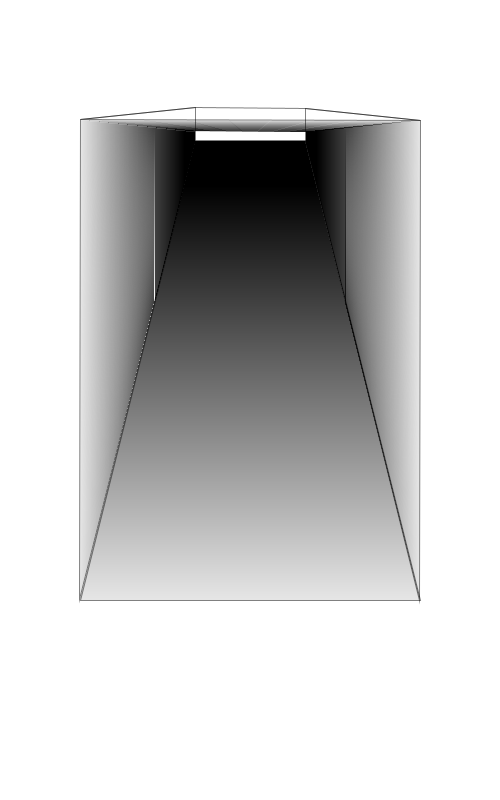
Frame 1 (no input)
Frame 60 (the mouse pressed at the canvas centre just before this capture): identical to frame 1, image omitted
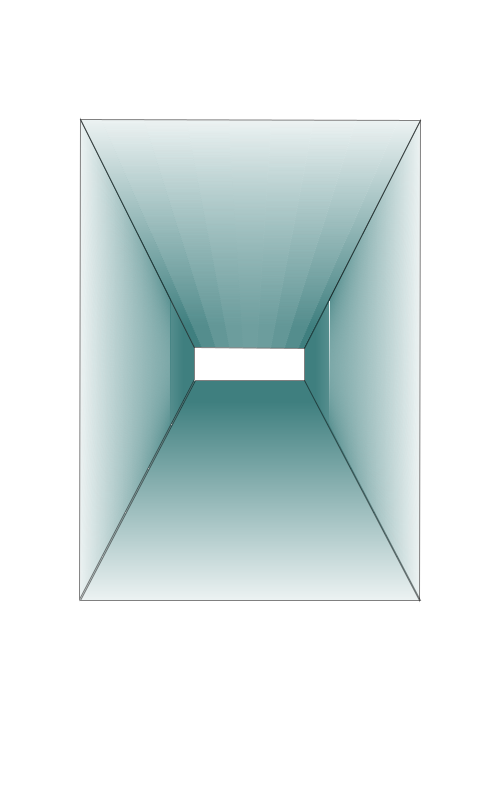
Frame 120 (the mouse held since frame 60 and released just before this capture)

The Processing sketch that drew these frames (run headless with seeded random() and noise(); from frame 60 on, the mouse is pressed at the canvas centre):

// Processing sketch: processing_43443
// ── processing_43443.pde

//thomas bertling www.thomasworks.com

void setup()
{
  size(500, 800);
  smooth();
  noFill();
  colorMode(HSB, 100);
}

void draw()
{
  int a = 170; // overall width
  int e = 180; // overall up
  int b = 300; // overall down
  
  float mseY = dist(0, mouseY, 0,0);
  float moveY = map(mseY, 0, height, -e,b);
  float c = 55;  // opening width
  float d = 20+moveY;  // opening up
  float f = 12-moveY;  // opening down
  
  background(100);
  //  quad ( ax, ady, bx, cby, cx,  dx, deg);
  drawQuad ( -a,  b,  -c,   d,  c,   a,   0);
  drawQuad ( -e,  a,  -f,   c,  d,   b,  90);
  drawQuad ( -a,  e,  -c,   f,  c,   a, 180);
  drawQuad ( -b,  a,  -d,   c,  f,   e, 270);
}


/* function
 
 -bxy ___ cxy
 ----/   \
 axy/_____\ dxy
 
 */

void drawQuad (float ax, float ady, float bx, float cby, float cx, float dx, float deg)
{
  pushMatrix();
  translate(width/2, 300);
  rotate (radians(deg));
  
  float mseX = dist(mouseX, 0, 0,0);
  float hues = map(mseX, 0, width, 0, 100);
  
  float totalH = dist(0, ady, 0, cby);
  float diffAB = dist(ax, 0, bx, 0);
  float diffDF = dist(cx, 0, dx, 0);
  
  for (int loff = 1; loff < totalH; loff += 1)
  {
    float bri = (10+loff * 100/totalH);
    stroke(hues, hues, hues, bri);
    line(ax+loff*diffAB/totalH, ady-loff, dx-loff*diffDF/totalH, ady-loff);
  }
  stroke(0, 0, 0, 50);
  quad(ax, ady, bx, cby, cx, cby, dx, ady);
  popMatrix();
}
